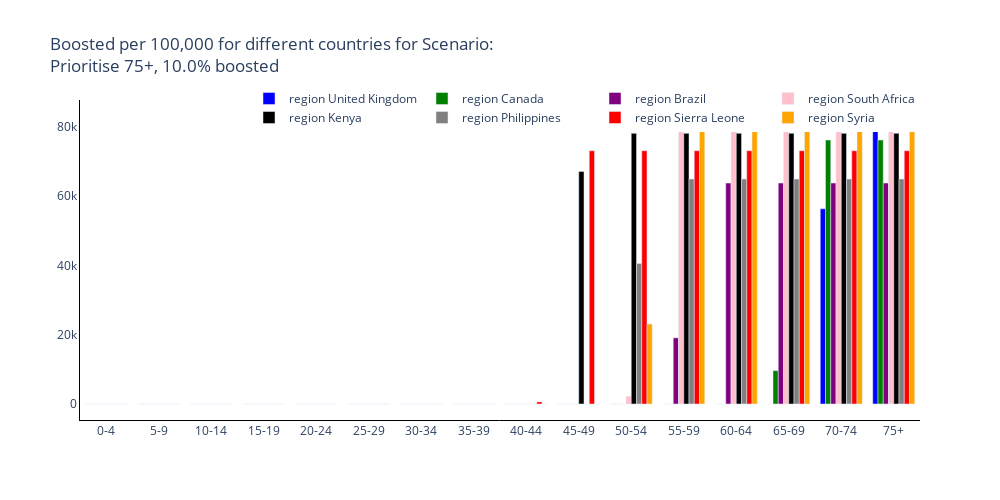
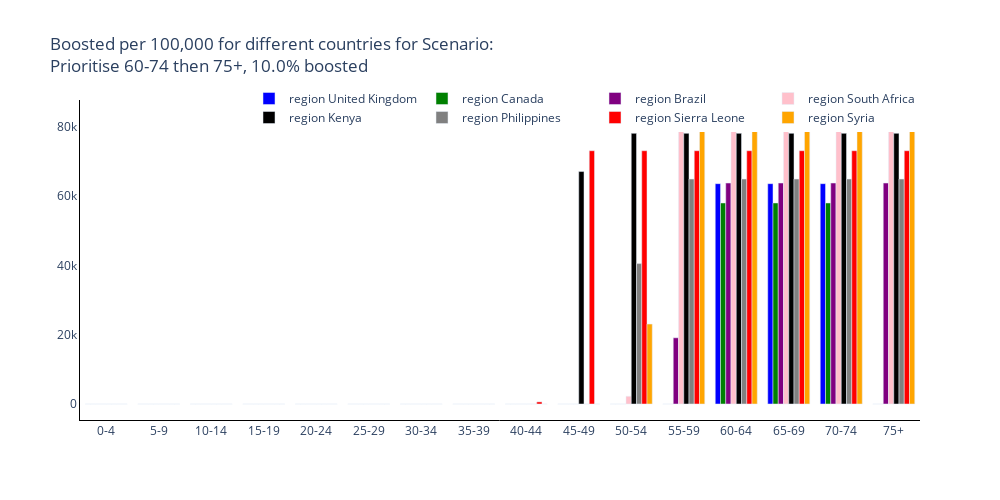
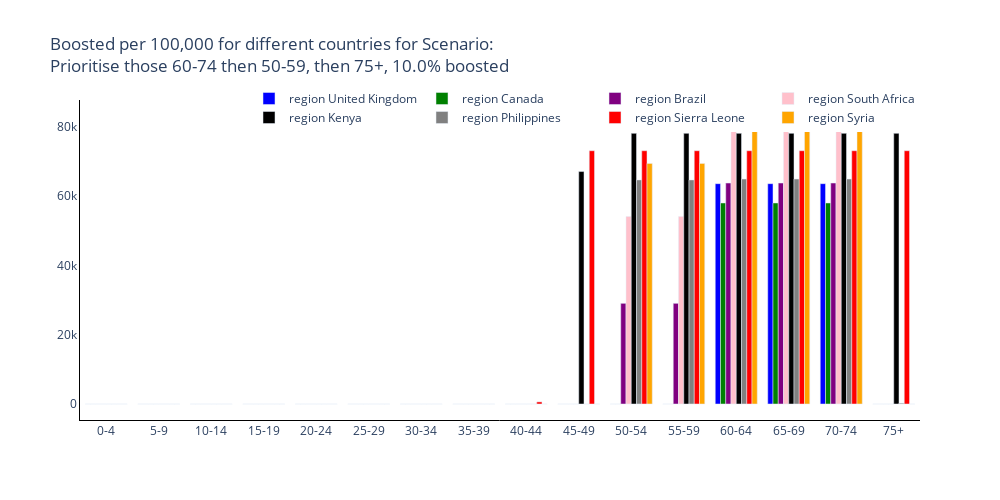

The code cell stored with these charts, in order, in its notebook:
### Code cell
# Trace names - represent the solver used for the simulation
trace_name = ['region {}'.format(r) for r in regions]

# Plot for each region
for s, scenario in enumerate(scenario_names):
    fig = go.Figure()
    # Plot for each region
    for r, reg in enumerate(regions):
        fig.add_trace(
            go.Bar(
                y=total_boosted_mean[r][s, :],
                x=age_groups,
                name=trace_name[r],
                marker_color=colours[r],
            )
        )

    # Add axis labels
    fig.update_layout(
        boxmode='group',
        title='Boosted per 100,000 for different countries for Scenario:<br>{}, {}% boosted'.format(scenario, 100 * scenario_boost_pop_percent[s]),
        width=1000,
        height=500,
        plot_bgcolor='white',
        xaxis=dict(linecolor='black'),
        yaxis=dict(linecolor='black'),
        hovermode='x unified',
        legend=dict(
                orientation="h",
                yanchor="bottom",
                y=0.9,
                xanchor="right",
                x=1
            )
        )

    fig.write_image('images/Boosted per Country for Scenario {}.pdf'.format(s+1))
    fig.show()

### Figure 1 — Plotly figure (JSON) as saved in the notebook; plotly's stock layout.template omitted (floating-point values rounded to 4 significant figures)
{"data": [{"marker": {"color": "blue"}, "name": "region United Kingdom", "type": "bar", "x": ["0-4", "5-9", "10-14", "15-19", "20-24", "25-29", "30-34", "35-39", "40-44", "45-49", "50-54", "55-59", "60-64", "65-69", "70-74", "75+"], "y": [0, 0, 0, 0, 0, 0, 0, 0, 0, 0, 0, 0, 0, -1.377e-12, 56330.0, 82810.0]}, {"marker": {"color": "green"}, "name": "region Canada", "type": "bar", "x": ["0-4", "5-9", "10-14", "15-19", "20-24", "25-29", "30-34", "35-39", "40-44", "45-49", "50-54", "55-59", "60-64", "65-69", "70-74", "75+"], "y": [0, 0, 0, 0, 0, 0, 0, 0, 0, 0, 0, 0, -2.271e-13, 9631.0, 76180.0, 76180.0]}, {"marker": {"color": "purple"}, "name": "region Brazil", "type": "bar", "x": ["0-4", "5-9", "10-14", "15-19", "20-24", "25-29", "30-34", "35-39", "40-44", "45-49", "50-54", "55-59", "60-64", "65-69", "70-74", "75+"], "y": [0, 0, 0, 0, 0, 0, 0, 0, 0, 0, 0, 19110.0, 63770.0, 63770.0, 63770.0, 63770.0]}, {"marker": {"color": "pink"}, "name": "region South Africa", "type": "bar", "x": ["0-4", "5-9", "10-14", "15-19", "20-24", "25-29", "30-34", "35-39", "40-44", "45-49", "50-54", "55-59", "60-64", "65-69", "70-74", "75+"], "y": [0, 0, 0, 0, 0, 0, 0, 0, 0, 0, 2221.0, 80630.0, 80630.0, 80630.0, 80630.0, 80630.0]}, {"marker": {"color": "black"}, "name": "region Kenya", "type": "bar", "x": ["0-4", "5-9", "10-14", "15-19", "20-24", "25-29", "30-34", "35-39", "40-44", "45-49", "50-54", "55-59", "60-64", "65-69", "70-74", "75+"], "y": [0, 0, 0, 0, 0, 0, 0, 0, 0, 67090.0, 78110.0, 78110.0, 78110.0, 78110.0, 78110.0, 78110.0]}, {"marker": {"color": "gray"}, "name": "region Philippines", "type": "bar", "x": ["0-4", "5-9", "10-14", "15-19", "20-24", "25-29", "30-34", "35-39", "40-44", "45-49", "50-54", "55-59", "60-64", "65-69", "70-74", "75+"], "y": [0, 0, 0, 0, 0, 0, 0, 0, 0, 1.777e-27, 40530.0, 64930.0, 64930.0, 64930.0, 64930.0, 64930.0]}, {"marker": {"color": "red"}, "name": "region Sierra Leone", "type": "bar", "x": ["0-4", "5-9", "10-14", "15-19", "20-24", "25-29", "30-34", "35-39", "40-44", "45-49", "50-54", "55-59", "60-64", "65-69", "70-74", "75+"], "y": [0, 0, 0, 0, 0, 0, 0, -1.964e-14, 607.3, 73090.0, 73090.0, 73090.0, 73090.0, 73090.0, 73090.0, 73090.0]}, {"marker": {"color": "orange"}, "name": "region Syria", "type": "bar", "x": ["0-4", "5-9", "10-14", "15-19", "20-24", "25-29", "30-34", "35-39", "40-44", "45-49", "50-54", "55-59", "60-64", "65-69", "70-74", "75+"], "y": [0, 0, 0, 0, 0, 0, 0, 0, 0, 0, 23080.0, 83120.0, 83120.0, 83120.0, 83120.0, 83120.0]}], "layout": {"boxmode": "group", "height": 500, "hovermode": "x unified", "legend": {"orientation": "h", "x": 1, "xanchor": "right", "y": 0.9, "yanchor": "bottom"}, "plot_bgcolor": "white", "title": {"text": "Boosted per 100,000 for different countries for Scenario:<br>Prioritise 75+, 10.0% boosted"}, "width": 1000, "xaxis": {"linecolor": "black"}, "yaxis": {"linecolor": "black"}}}

### Figure 2 — Plotly figure (JSON) as saved in the notebook; plotly's stock layout.template omitted (floating-point values rounded to 4 significant figures)
{"data": [{"marker": {"color": "blue"}, "name": "region United Kingdom", "type": "bar", "x": ["0-4", "5-9", "10-14", "15-19", "20-24", "25-29", "30-34", "35-39", "40-44", "45-49", "50-54", "55-59", "60-64", "65-69", "70-74", "75+"], "y": [0, 0, 0, 0, 0, 0, 0, 0, 0, 0, 0, 0, 63590.0, 63590.0, 63590.0, -3.161e-12]}, {"marker": {"color": "green"}, "name": "region Canada", "type": "bar", "x": ["0-4", "5-9", "10-14", "15-19", "20-24", "25-29", "30-34", "35-39", "40-44", "45-49", "50-54", "55-59", "60-64", "65-69", "70-74", "75+"], "y": [0, 0, 0, 0, 0, 0, 0, 0, 0, 0, 0, 0, 58010.0, 58010.0, 58010.0, 0]}, {"marker": {"color": "purple"}, "name": "region Brazil", "type": "bar", "x": ["0-4", "5-9", "10-14", "15-19", "20-24", "25-29", "30-34", "35-39", "40-44", "45-49", "50-54", "55-59", "60-64", "65-69", "70-74", "75+"], "y": [0, 0, 0, 0, 0, 0, 0, 0, 0, 0, 0, 19110.0, 63770.0, 63770.0, 63770.0, 63770.0]}, {"marker": {"color": "pink"}, "name": "region South Africa", "type": "bar", "x": ["0-4", "5-9", "10-14", "15-19", "20-24", "25-29", "30-34", "35-39", "40-44", "45-49", "50-54", "55-59", "60-64", "65-69", "70-74", "75+"], "y": [0, 0, 0, 0, 0, 0, 0, 0, 0, 0, 2221.0, 80630.0, 80630.0, 80630.0, 80630.0, 80630.0]}, {"marker": {"color": "black"}, "name": "region Kenya", "type": "bar", "x": ["0-4", "5-9", "10-14", "15-19", "20-24", "25-29", "30-34", "35-39", "40-44", "45-49", "50-54", "55-59", "60-64", "65-69", "70-74", "75+"], "y": [0, 0, 0, 0, 0, 0, 0, 0, 0, 67090.0, 78110.0, 78110.0, 78110.0, 78110.0, 78110.0, 78110.0]}, {"marker": {"color": "gray"}, "name": "region Philippines", "type": "bar", "x": ["0-4", "5-9", "10-14", "15-19", "20-24", "25-29", "30-34", "35-39", "40-44", "45-49", "50-54", "55-59", "60-64", "65-69", "70-74", "75+"], "y": [0, 0, 0, 0, 0, 0, 0, 0, 0, 8.078e-28, 40530.0, 64930.0, 64930.0, 64930.0, 64930.0, 64930.0]}, {"marker": {"color": "red"}, "name": "region Sierra Leone", "type": "bar", "x": ["0-4", "5-9", "10-14", "15-19", "20-24", "25-29", "30-34", "35-39", "40-44", "45-49", "50-54", "55-59", "60-64", "65-69", "70-74", "75+"], "y": [0, 0, 0, 0, 0, 0, 0, -1.964e-14, 607.3, 73090.0, 73090.0, 73090.0, 73090.0, 73090.0, 73090.0, 73090.0]}, {"marker": {"color": "orange"}, "name": "region Syria", "type": "bar", "x": ["0-4", "5-9", "10-14", "15-19", "20-24", "25-29", "30-34", "35-39", "40-44", "45-49", "50-54", "55-59", "60-64", "65-69", "70-74", "75+"], "y": [0, 0, 0, 0, 0, 0, 0, 0, 0, 0, 23080.0, 83120.0, 83120.0, 83120.0, 83120.0, 83120.0]}], "layout": {"boxmode": "group", "height": 500, "hovermode": "x unified", "legend": {"orientation": "h", "x": 1, "xanchor": "right", "y": 0.9, "yanchor": "bottom"}, "plot_bgcolor": "white", "title": {"text": "Boosted per 100,000 for different countries for Scenario:<br>Prioritise 60-74 then 75+, 10.0% boosted"}, "width": 1000, "xaxis": {"linecolor": "black"}, "yaxis": {"linecolor": "black"}}}

### Figure 3 — Plotly figure (JSON) as saved in the notebook; plotly's stock layout.template omitted (floating-point values rounded to 4 significant figures)
{"data": [{"marker": {"color": "blue"}, "name": "region United Kingdom", "type": "bar", "x": ["0-4", "5-9", "10-14", "15-19", "20-24", "25-29", "30-34", "35-39", "40-44", "45-49", "50-54", "55-59", "60-64", "65-69", "70-74", "75+"], "y": [0, 0, 0, 0, 0, 0, 0, 0, 0, 0, -2.03e-12, -2.03e-12, 63590.0, 63590.0, 63590.0, 0]}, {"marker": {"color": "green"}, "name": "region Canada", "type": "bar", "x": ["0-4", "5-9", "10-14", "15-19", "20-24", "25-29", "30-34", "35-39", "40-44", "45-49", "50-54", "55-59", "60-64", "65-69", "70-74", "75+"], "y": [0, 0, 0, 0, 0, 0, 0, 0, 0, 0, 0, 0, 58010.0, 58010.0, 58010.0, 0]}, {"marker": {"color": "purple"}, "name": "region Brazil", "type": "bar", "x": ["0-4", "5-9", "10-14", "15-19", "20-24", "25-29", "30-34", "35-39", "40-44", "45-49", "50-54", "55-59", "60-64", "65-69", "70-74", "75+"], "y": [0, 0, 0, 0, 0, 0, 0, 0, 0, 0, 29050.0, 29050.0, 63770.0, 63770.0, 63770.0, 0]}, {"marker": {"color": "pink"}, "name": "region South Africa", "type": "bar", "x": ["0-4", "5-9", "10-14", "15-19", "20-24", "25-29", "30-34", "35-39", "40-44", "45-49", "50-54", "55-59", "60-64", "65-69", "70-74", "75+"], "y": [0, 0, 0, 0, 0, 0, 0, 0, 0, 0, 54110.0, 54110.0, 80630.0, 80630.0, 80630.0, 0]}, {"marker": {"color": "black"}, "name": "region Kenya", "type": "bar", "x": ["0-4", "5-9", "10-14", "15-19", "20-24", "25-29", "30-34", "35-39", "40-44", "45-49", "50-54", "55-59", "60-64", "65-69", "70-74", "75+"], "y": [0, 0, 0, 0, 0, 0, 0, 0, 0, 67090.0, 78110.0, 78110.0, 78110.0, 78110.0, 78110.0, 78110.0]}, {"marker": {"color": "gray"}, "name": "region Philippines", "type": "bar", "x": ["0-4", "5-9", "10-14", "15-19", "20-24", "25-29", "30-34", "35-39", "40-44", "45-49", "50-54", "55-59", "60-64", "65-69", "70-74", "75+"], "y": [0, 0, 0, 0, 0, 0, 0, 0, 0, 0, 64670.0, 64670.0, 64930.0, 64930.0, 64930.0, 233.4]}, {"marker": {"color": "red"}, "name": "region Sierra Leone", "type": "bar", "x": ["0-4", "5-9", "10-14", "15-19", "20-24", "25-29", "30-34", "35-39", "40-44", "45-49", "50-54", "55-59", "60-64", "65-69", "70-74", "75+"], "y": [0, 0, 0, 0, 0, 0, 0, 0, 607.3, 73090.0, 73090.0, 73090.0, 73090.0, 73090.0, 73090.0, 73090.0]}, {"marker": {"color": "orange"}, "name": "region Syria", "type": "bar", "x": ["0-4", "5-9", "10-14", "15-19", "20-24", "25-29", "30-34", "35-39", "40-44", "45-49", "50-54", "55-59", "60-64", "65-69", "70-74", "75+"], "y": [0, 0, 0, 0, 0, 0, 0, 0, 0, 0, 69440.0, 69440.0, 83120.0, 83120.0, 83120.0, 0]}], "layout": {"boxmode": "group", "height": 500, "hovermode": "x unified", "legend": {"orientation": "h", "x": 1, "xanchor": "right", "y": 0.9, "yanchor": "bottom"}, "plot_bgcolor": "white", "title": {"text": "Boosted per 100,000 for different countries for Scenario:<br>Prioritise those 60-74 then 50-59, then 75+, 10.0% boosted"}, "width": 1000, "xaxis": {"linecolor": "black"}, "yaxis": {"linecolor": "black"}}}
